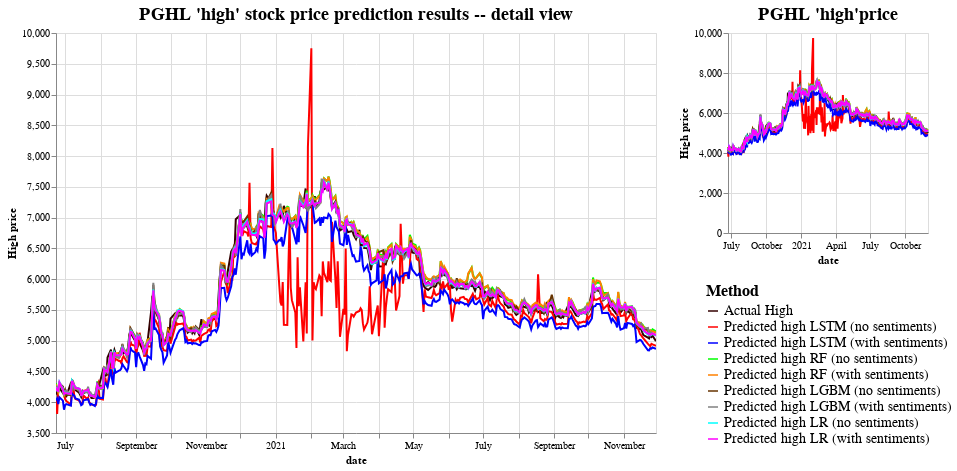

Source (notebook cell):
### Code cell
zoom = alt.selection_interval(encodings=["x", "y"])

palette = alt.Scale(domain=['Actual High', 'Predicted high LSTM (no sentiments)',
       'Predicted high LSTM (with sentiments)',
       'Predicted high RF (no sentiments)',
       'Predicted high RF (with sentiments)',
       'Predicted high LGBM (no sentiments)',
       'Predicted high LGBM (with sentiments)',
                           'Predicted high LR (no sentiments)','Predicted high LR (with sentiments)'],
                  range=['#330000', '#FF0000', '#0000FF', '#00FF00', '#FF8000','#663300','#808080', '#00FFFF', '#FF00FF'])

nearest = alt.selection_point(nearest=True, on='mouseover', clear='mouseout',
                        fields=['date'], empty=False)


minimap = (
    alt.Chart(melted_df)
    .mark_line()
    .add_params(zoom)
    .encode(
        x="date:T",
        y="High price:Q",
        color=alt.condition(zoom, "Method", alt.value("darkgrey")),
    )
    .properties(
        width=200,
        height=200,
        title="PGHL 'high'price"))

# Transparent selectors across the chart. This is what tells us
# the x-value of the cursor
selectors = alt.Chart(melted_df).mark_point().encode(
    x='date:T',
    opacity=alt.value(0),
).add_params(
    nearest
)

columns = sorted(melted_df.Method.unique())
selection = alt.selection_single(
    fields=['date'], nearest=True, on='mouseover', empty='none', clear='mouseout'
)

detail = (
    alt.Chart(melted_df)
    .mark_line()
    .encode(
        alt.X("date:T").scale(domain={"param": zoom.name, "encoding": "x"}),
        alt.Y("High price:Q").scale(domain={"param": zoom.name, "encoding": "y"}),
        color = alt.Color('Method:N',scale=palette, legend=alt.Legend(labelLimit = 400)),
    )
    .properties(width=600, height=400, title="PGHL 'high' stock price prediction results -- detail view")
)

points = detail.mark_point().transform_filter(selection)

rule = detail.transform_pivot(
    'Method', value='High price', groupby=['date']
).mark_rule().encode(
    opacity=alt.condition(selection, alt.value(0.3), alt.value(0)),
    tooltip=[alt.Tooltip(c, type='quantitative') for c in columns]
).add_selection(selection)

(detail | minimap).configure_legend(
    orient='none',direction = 'vertical',legendX = 650,  legendY = 250, offset=-200,
    symbolDirection='vertical',
        titleFontSize=16,
        labelFontSize=14
    ).configure_title(fontSize=18)

### Figure 1 — Vega-Lite specification as saved in the notebook (floating-point values rounded to 4 significant figures; data arrays with more than 128 entries replaced by an {"elided": "..."} marker saying what was removed)
{"usermeta": {"embedOptions": {"theme": "fivethirtyeight"}}, "config": {"view": {"continuousWidth": 300, "continuousHeight": 300}, "legend": {"direction": "vertical", "labelFontSize": 14, "legendX": 650, "legendY": 250, "offset": -200, "orient": "none", "symbolDirection": "vertical", "titleFontSize": 16}, "title": {"fontSize": 18}}, "hconcat": [{"mark": {"type": "line"}, "encoding": {"color": {"field": "Method", "legend": {"labelLimit": 400}, "scale": {"domain": ["Actual High", "Predicted high LSTM (no sentiments)", "Predicted high LSTM (with sentiments)", "Predicted high RF (no sentiments)", "Predicted high RF (with sentiments)", "Predicted high LGBM (no sentiments)", "Predicted high LGBM (with sentiments)", "Predicted high LR (no sentiments)", "Predicted high LR (with sentiments)"], "range": ["#330000", "#FF0000", "#0000FF", "#00FF00", "#FF8000", "#663300", "#808080", "#00FFFF", "#FF00FF"]}, "type": "nominal"}, "x": {"field": "date", "scale": {"domain": {"param": "param_1", "encoding": "x"}}, "type": "temporal"}, "y": {"field": "High price", "scale": {"domain": {"param": "param_1", "encoding": "y"}}, "type": "quantitative"}}, "height": 400, "title": "PGHL 'high' stock price prediction results -- detail view", "width": 600}, {"mark": {"type": "line"}, "encoding": {"color": {"condition": {"param": "param_1", "field": "Method"}, "value": "darkgrey"}, "x": {"field": "date", "type": "temporal"}, "y": {"field": "High price", "type": "quantitative"}}, "height": 200, "name": "view_1", "title": "PGHL 'high'price", "width": 200}], "data": {"name": "data-2fef8a87499f885707df8a3a51bfb7c1"}, "params": [{"name": "param_1", "select": {"type": "interval", "encodings": ["x", "y"]}, "views": ["view_1"]}], "$schema": "https://vega.github.io/schema/vega-lite/v5.8.0.json", "datasets": {"data-2fef8a87499f885707df8a3a51bfb7c1": {"elided": "6543 records"}}}
